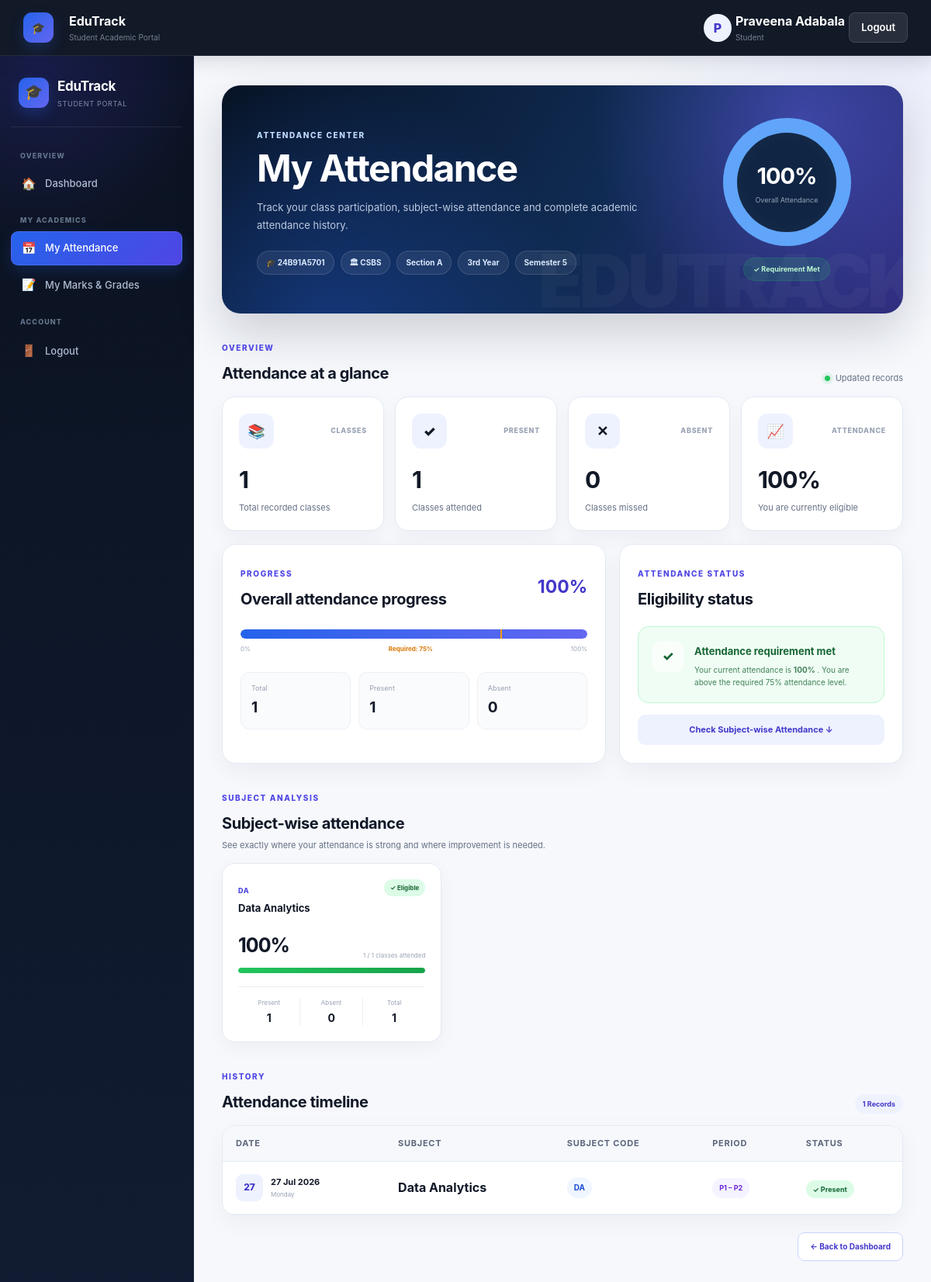
Screenshot of /student_attendance.php (signed in) with the database file from the repository.
### tables this page shows
CREATE TABLE `students` (
  `id` int(11) NOT NULL,
  `name` varchar(100) NOT NULL,
  `roll_no` varchar(50) NOT NULL,
  `registration_no` varchar(50) DEFAULT NULL,
  `dob` date DEFAULT NULL,
  `gender` varchar(20) DEFAULT NULL,
  `department` varchar(100) NOT NULL,
  `section` varchar(10) DEFAULT NULL,
  `year` varchar(20) DEFAULT NULL,
  `semester` varchar(20) DEFAULT NULL,
  `email` varchar(100) NOT NULL,
  `phone` varchar(15) NOT NULL,
  `address` text DEFAULT NULL,
  `username` varchar(100) DEFAULT NULL,
  `password` varchar(255) DEFAULT NULL,
  `verification_token` varchar(255) DEFAULT NULL,
  `email_verified` tinyint(1) NOT NULL DEFAULT 0
);

CREATE TABLE `attendance_records` (
  `id` int(11) NOT NULL,
  `session_id` int(11) NOT NULL,
  `student_id` int(11) NOT NULL,
  `status` enum('Present','Absent') NOT NULL,
  `created_at` timestamp NOT NULL DEFAULT current_timestamp()
);

CREATE TABLE `attendance_sessions` (
  `id` int(11) NOT NULL,
  `timetable_id` int(11) NOT NULL,
  `attendance_date` date NOT NULL,
  `department` varchar(30) NOT NULL,
  `section` varchar(10) NOT NULL,
  `year` varchar(20) NOT NULL,
  `semester` int(11) NOT NULL,
  `subject_code` varchar(50) NOT NULL,
  `subject_name` varchar(150) DEFAULT NULL,
  `start_period` int(11) NOT NULL,
  `end_period` int(11) NOT NULL,
  `created_at` timestamp NOT NULL DEFAULT current_timestamp()
);

### student_attendance.php (the view, shortened to what this page needs)
<?php
include "db.php";
$student_id = intval($_SESSION["student_id"]);
$student_stmt = mysqli_prepare(
    $conn,
    "SELECT
        name,
        registration_no,
        department,
        section,
        year,
        semester
     FROM students
     WHERE id = ?"
);
mysqli_stmt_bind_param($student_stmt, "i", $student_id);
mysqli_stmt_execute($student_stmt);
$student_result = mysqli_stmt_get_result($student_stmt);
$student = mysqli_fetch_assoc($student_result);
$summary_stmt = mysqli_prepare(
    $conn,
    "SELECT
        COUNT(*) AS total,
        SUM(
            CASE
                WHEN ar.status = 'Present'
                THEN 1 ELSE 0
            END
        ) AS present,
        SUM(
            CASE
                WHEN ar.status = 'Absent'
                THEN 1 ELSE 0
            END
        ) AS absent
     FROM attendance_records ar
     INNER JOIN attendance_sessions ats
        ON ar.session_id = ats.id
     WHERE ar.student_id = ?"
);
mysqli_stmt_bind_param(
    $summary_stmt,
    "i",
    $student_id
);
mysqli_stmt_execute($summary_stmt);
$summary_result =
    mysqli_stmt_get_result($summary_stmt);
$summary =
    mysqli_fetch_assoc($summary_result);
$total =
    intval($summary["total"] ?? 0);
$present =
    intval($summary["present"] ?? 0);
$absent =
    intval($summary["absent"] ?? 0);
$percentage =
    $total > 0
        ? round(($present / $total) * 100, 2)
        : 0;
$subject_stmt = mysqli_prepare(
    $conn,
    "SELECT
        ats.subject_code,
        ats.subject_name,
        COUNT(*) AS total_classes,
        SUM(
            CASE
                WHEN ar.status = 'Present'
                THEN 1 ELSE 0
            END
        ) AS present_classes,
        SUM(
            CASE
                WHEN ar.status = 'Absent'
                THEN 1 ELSE 0
            END
        ) AS absent_classes
     FROM attendance_records ar
     INNER JOIN attendance_sessions ats
        ON ar.session_id = ats.id
     WHERE ar.student_id = ?
     GROUP BY
        ats.subject_code,
        ats.subject_name
     ORDER BY
        ats.subject_name ASC"
);
mysqli_stmt_bind_param(
    $subject_stmt,
    "i",
    $student_id
);
mysqli_stmt_execute($subject_stmt);
$subject_result =
    mysqli_stmt_get_result($subject_stmt);
$history_stmt = mysqli_prepare(
    $conn,
    "SELECT
        ats.attendance_date,
        ats.subject_code,
        ats.subject_name,
        ats.start_period,
        ats.end_period,
        ar.status
     FROM attendance_records ar
     INNER JOIN attendance_sessions ats
        ON ar.session_id = ats.id
     WHERE ar.student_id = ?
     ORDER BY
        ats.attendance_date DESC,
        ats.start_period ASC"
);
mysqli_stmt_bind_param(
    $history_stmt,
    "i",
    $student_id
);
mysqli_stmt_execute($history_stmt);
$history_result =
    mysqli_stmt_get_result($history_stmt);
?>
<!DOCTYPE html>
<html lang="en">
<head>
<link
    rel="stylesheet"
    href="css/style.css"
>
</head>
<body class="student-dashboard-v2-page">
<div class="navbar">
<div class="dashboard-nav-brand">
<span>🎓</span>
<div>
<strong>
EduTrack
</strong>
<small>
Student Academic Portal
</small>
</div>
</div>
<div class="dashboard-nav-user">
<div class="dashboard-admin-avatar">
<?php
echo strtoupper(
    substr(
        $student["name"],
        0,
        1
    )
);
?>
</div>
<div class="dashboard-admin-copy">
<strong>
<?php
echo htmlspecialchars(
    $student["name"]
);
?>
</strong>
<small>
Student
</small>
</div>
<a
    href="student_logout.php"
    class="logout-btn"
>
Logout
</a>
</div>
</div>
<div class="main-layout">
<div class="sidebar edutrack-sidebar student-v2-sidebar">
<div class="sidebar-brand-block">
<div class="sidebar-brand-icon">
🎓
</div>
<div>
<strong>
EduTrack
</strong>
<small>
Student Portal
</small>
</div>
</div>
<div class="sidebar-section-title">
OVERVIEW
</div>
<div class="sidebar-group">
<a href="student_dashboard.php">
<span>🏠</span>
Dashboard
</a>
</div>
<div class="sidebar-section-title">
MY ACADEMICS
</div>
<div class="sidebar-group">
<a
    href="student_attendance.php"
    class="active"
>
<span>📅</span>
My Attendance
</a>
<a href="student_marks.php">
<span>📝</span>
My Marks & Grades
</a>
</div>
<div class="sidebar-section-title">
ACCOUNT
</div>
<div class="sidebar-group sidebar-account">
<a href="student_logout.php">
<span>🚪</span>
Logout
</a>
</div>
</div>
<main class="main-content dashboard-v2">
<section
    class="attendance-v2-hero dashboard-reveal"
>
<div class="attendance-v2-hero-copy">
<span class="dashboard-eyebrow">
ATTENDANCE CENTER
</span>
<h1>
My Attendance
</h1>
<p>
Track your class participation,
subject-wise attendance and complete
academic attendance history.
</p>
<div class="student-hero-meta">
<span>
🎓
<?php
echo htmlspecialchars(
    $student["registration_no"]
);
?>
</span>
<span>
🏛
<?php
echo htmlspecialchars(
    $student["department"]
);
?>
</span>
<span>
Section
<?php
echo htmlspecialchars(
    $student["section"]
);
?>
</span>
<span>
<?php
echo htmlspecialchars(
    $student["year"]
);
?>
</span>
<span>
Semester
<?php
echo htmlspecialchars(
    $student["semester"]
);
?>
</span>
</div>
</div>
<div class="attendance-hero-score">
<div
    class="attendance-large-ring"
    style="--attendance:
    <?php
    echo min(
        100,
        max(
            0,
            $percentage
        )
    );
    ?>;"
>
<div>
<strong>
<?php
echo $percentage;
?>%
</strong>
<span>
Overall Attendance
</span>
</div>
</div>
<?php
if ($total == 0) {
?>
<span class="attendance-hero-neutral">
No records yet
</span>
<?php
} elseif ($percentage >= 75) {
?>
<span class="attendance-hero-safe">
✓ Requirement Met
</span>
<?php
} else {
?>
<span class="attendance-hero-danger">
⚠ Attendance Shortage
</span>
<?php
}
?>
</div>
</section>
<section
    class="dashboard-v2-section dashboard-reveal"
>
<div class="dashboard-v2-heading">
<div>
<span class="dashboard-eyebrow dark">
OVERVIEW
</span>
<h2>
Attendance at a glance
</h2>
</div>
<span class="live-data-label">
<i></i>
Updated records
</span>
</div>
<div class="student-v2-metric-grid">
<article class="student-v2-metric-card">
<div class="metric-top">
<span class="metric-icon">
📚
</span>
<span class="metric-tag">
Classes
</span>
</div>
<strong>
<?php
echo $total;
?>
</strong>
<p>
Total recorded classes
</p>
</article>
<article class="student-v2-metric-card">
<div class="metric-top">
<span class="metric-icon">
✓
</span>
<span class="metric-tag">
Present
</span>
</div>
<strong>
<?php
echo $present;
?>
</strong>
<p>
Classes attended
</p>
</article>
<article class="student-v2-metric-card">
<div class="metric-top">
<span class="metric-icon">
✕
</span>
<span class="metric-tag">
Absent
</span>
</div>
<strong>
<?php
echo $absent;
?>
</strong>
<p>
Classes missed
</p>
</article>
<article class="student-v2-metric-card">
<div class="metric-top">
<span class="metric-icon">
📈
</span>
<span class="metric-tag">
Attendance
</span>
</div>
<strong>
<?php
echo $percentage;
?>%
</strong>
<p>
<?php
if ($total == 0) {
    echo "Awaiting attendance records";
} elseif ($percentage >= 75) {
    echo "You are currently eligible";
} else {
    echo "Below required 75%";
}
?>
</p>
</article>
</div>
</section>
<section
    class="student-dashboard-focus-grid dashboard-reveal"
>
<article class="dashboard-v2-card">
<div class="card-title-row">
<div>
<span class="dashboard-eyebrow dark">
PROGRESS
</span>
<h2>
Overall attendance progress
</h2>
</div>
<strong class="attendance-big-number">
<?php
echo $percentage;
?>%
</strong>
</div>
<div class="attendance-v2-progress-track">
<div
    class="attendance-v2-progress-fill"
    style="width:
    <?php
    echo min(
        $percentage,
        100
    );
    ?>%;"
>
</div>
</div>
<div class="attendance-progress-labels">
<span>
0%
</span>
<span>
Required: 75%
</span>
<span>
100%
</span>
</div>
<div class="attendance-v2-breakdown">
<div>
<span>
Total
</span>
<strong>
<?php echo $total; ?>
</strong>
</div>
<div>
<span>
Present
</span>
<strong>
<?php echo $present; ?>
</strong>
</div>
<div>
<span>
Absent
</span>
<strong>
<?php echo $absent; ?>
</strong>
</div>
</div>
</article>
<article class="dashboard-v2-card">
<div class="card-title-row">
<div>
<span class="dashboard-eyebrow dark">
ATTENDANCE STATUS
</span>
<h2>
Eligibility status
</h2>
</div>
</div>
<?php
if ($total == 0) {
?>
<div class="attendance-v2-status neutral">
<div class="attendance-status-icon">
ℹ
</div>
<div>
<strong>
Attendance pending
</strong>
<p>
No attendance records have been
published for your account yet.
</p>
</div>
</div>
<?php
} elseif ($percentage >= 75) {
?>
<div class="attendance-v2-status safe">
<div class="attendance-status-icon">
✓
</div>
<div>
<strong>
Attendance requirement met
</strong>
<p>
Your current attendance is
<b>
<?php echo $percentage; ?>%
</b>.
You are above the required
75% attendance level.
</p>
</div>
</div>
<?php
}
?>
<a
    href="#subjectAttendance"
    class="panel-link-button"
>
Check Subject-wise Attendance ↓
</a>
</article>
</section>
<section
    id="subjectAttendance"
    class="dashboard-v2-section dashboard-reveal"
>
<div class="dashboard-v2-heading">
<div>
<span class="dashboard-eyebrow dark">
SUBJECT ANALYSIS
</span>
<h2>
Subject-wise attendance
</h2>
<p class="attendance-section-description">
See exactly where your attendance
is strong and where improvement is needed.
</p>
</div>
</div>
<div class="subject-attendance-grid">
<?php
if (
    mysqli_num_rows(
        $subject_result
    ) > 0
) {
while (
    $subject =
    mysqli_fetch_assoc(
        $subject_result
    )
) {
$subject_total =
    intval(
        $subject["total_classes"]
    );
$subject_present =
    intval(
        $subject["present_classes"]
    );
$subject_absent =
    intval(
        $subject["absent_classes"]
    );
$subject_percentage =
    $subject_total > 0
        ? round(
            (
                $subject_present /
                $subject_total
            ) * 100,
            2
        )
        : 0;
?>
<article class="subject-attendance-card">
<div class="subject-card-top">
<div>
<span class="subject-code">
<?php
echo htmlspecialchars(
    $subject["subject_code"]
);
?>
</span>
<h3>
<?php
echo htmlspecialchars(
    $subject["subject_name"]
    ?: $subject["subject_code"]
);
?>
</h3>
</div>
<?php
if ($subject_percentage >= 75) {
?>
<span class="subject-eligible">
✓ Eligible
</span>
<?php
} else {
?>
<span class="subject-shortage">
⚠ Shortage
</span>
<?php
}
?>
</div>
<div class="subject-percentage-row">
<strong>
<?php
echo $subject_percentage;
?>%
</strong>
<span>
<?php
echo $subject_present;
?>
/
<?php
echo $subject_total;
?>
classes attended
</span>
</div>
<div class="subject-progress-track">
<div
    class="
    subject-progress-fill
    <?php
    echo
        $subject_percentage >= 75
        ? "safe"
        : "danger";
    ?>
    "
    style="width:
    <?php
    echo min(
        $subject_percentage,
        100
    );
    ?>%;"
>
</div>
</div>
<div class="subject-card-stats">
<div>
<span>
Present
</span>
<strong>
<?php echo $subject_present; ?>
</strong>
</div>
<div>
<span>
Absent
</span>
<strong>
<?php echo $subject_absent; ?>
</strong>
</div>
<div>
<span>
Total
</span>
<strong>
<?php echo $subject_total; ?>
</strong>
</div>
</div>
</article>
<?php
}
}
?>
</div>
</section>
<section
    class="dashboard-v2-section dashboard-reveal"
>
<div class="dashboard-v2-heading">
<div>
<span class="dashboard-eyebrow dark">
HISTORY
</span>
<h2>
Attendance timeline
</h2>
</div>
<span class="attendance-record-count">
<?php
echo $total;
?>
Records
</span>
</div>
<div class="dashboard-v2-table-card">
<table class="modern-table attendance-history-v2">
<thead>
<tr>
<th>
Date
</th>
<th>
Subject
</th>
<th>
Subject Code
</th>
<th>
Period
</th>
<th>
Status
</th>
</tr>
</thead>
<tbody>
<?php
if (
    mysqli_num_rows(
        $history_result
    ) > 0
) {
while (
    $row =
    mysqli_fetch_assoc(
        $history_result
    )
) {
?>
<tr>
<td>
<div class="attendance-date-cell">
<div class="attendance-date-icon">
<?php
echo date(
    "d",
    strtotime(
        $row["attendance_date"]
    )
);
?>
</div>
<div>
<strong>
<?php
echo date(
    "d M Y",
    strtotime(
        $row["attendance_date"]
    )
);
?>
</strong>
<span>
<?php
echo date(
    "l",
    strtotime(
        $row["attendance_date"]
    )
);
?>
</span>
</div>
</div>
</td>
<td>
<strong>
<?php
echo htmlspecialchars(
    $row["subject_name"]
    ?: $row["subject_code"]
);
?>
</strong>
</td>
<td>
<span class="class-pill">
<?php
echo htmlspecialchars(
    $row["subject_code"]
);
?>
</span>
</td>
<td>
<span class="period-pill">
P<?php
echo intval(
    $row["start_period"]
);
?>
<?php
if (
    $row["start_period"]
    !=
    $row["end_period"]
) {
?>
–
P<?php
echo intval(
    $row["end_period"]
);
?>
<?php
}
?>
</span>
</td>
<td>
<?php
if (
    $row["status"]
    == "Present"
) {
?>
<span class="student-status-chip present">
✓ Present
</span>
<?php
} else {
?>
<span class="student-status-chip absent">
✕ Absent
</span>
<?php
}
?>
</td>
</tr>
<?php
}
}
?>
</tbody>
</table>
</div>
</section>
<div class="attendance-back-area dashboard-reveal">
<a
    href="student_dashboard.php"
    class="attendance-back-button"
>
← Back to Dashboard
</a>
</div>
</main>
</div>
</body>
</html>

### rows the page displays
students: name "P", name "Praveena Adabala", registration_no "24B91A5701", department "CSBS", section "A", year "3rd Year", semester "5"
attendance_records: attendance_sessions.attendance_date "27", attendance_sessions.attendance_date "27 Jul 2026", attendance_sessions.attendance_date "Monday", attendance_sessions.subject_name "Data Analytics", attendance_sessions.subject_code "DA", attendance_sessions.start_period "1", attendance_sessions.end_period "2", status "✓ Present"

### other values shown
$percentage "100"
$total "1"
$present "1"
$absent "0"
$subject["subject_code"] "DA"
$subject_percentage "100"
$subject_present "1"
$subject_total "1"
$subject_absent "0"
